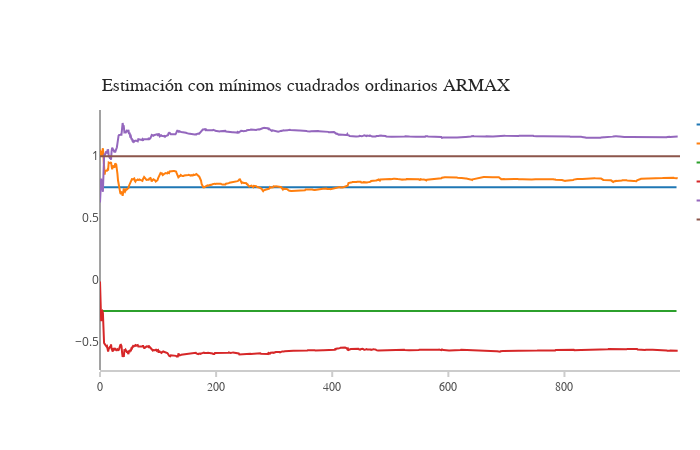

Notebook code for this chart:
### Code cell
trace = go.Scatter(
    y = a1,
    x = np.arange(nobs),
    name = 'Parametro a1')

trace1 = go.Scatter(
    y = c3,
    x = np.arange(nobs),
    name = 'Estimacion a1')

trace2 = go.Scatter(
    y = a2,
    x = np.arange(nobs),
    name = 'Parametro a2')

trace3 = go.Scatter(
    y = c2,
    x = np.arange(nobs),
    name = 'Estimacion a2')

trace4 = go.Scatter(
    y = c1,
    x = np.arange(nobs),
    name = 'Estimación b')

trace5 = go.Scatter(
    y = [1 for _ in range(nobs)],
    x = np.arange(nobs),
    name = 'Parámetro b')


layout = go.Layout(
    xaxis=dict(
        showline=True,
        showgrid=False,
        showticklabels=True,
        linecolor='rgb(204, 204, 204)',
        linewidth=2,
        ticks='outside',
        tickcolor='rgb(204, 204, 204)',
        tickwidth=2,
        ticklen=5,
        tickfont=dict(
            family='Arial',
            size=12,
            color='rgb(82, 82, 82)',
        ),
    ),
    yaxis=dict(
        showgrid=False,
        zeroline=False,
        showline=False,
        showticklabels=True,
    ),
    autosize=False,
    margin=dict(
        autoexpand=False,
        l=100,
        r=20,
        t=110,
    )
)

annotations = []
annotations.append(dict(xref='paper', yref='paper', x=0.0, y=1.05,
                              xanchor='left', yanchor='bottom',
                              text='Estimación con mínimos cuadrados ordinarios ARMAX',
                              font=dict(family='Arial',
                                        size=18,
                                        color='rgb(37,37,37)'),
                              showarrow=False))

layout['annotations'] = annotations

layout['annotations'] = annotations
traces = [trace, trace1, trace2, trace3, trace4, trace5]

fig = go.Figure(data=traces, layout=layout)
py.iplot(fig,filename='ARMAXx')

### Figure 1 — Plotly figure (JSON) as saved in the notebook; plotly's stock layout.template omitted (floating-point values rounded to 4 significant figures; data arrays with more than 128 entries replaced by an {"elided": "..."} marker saying what was removed)
{"data": [{"name": "Parametro a1", "type": "scatter", "x": {"elided": "1000 int values"}, "y": {"elided": "994 float values"}}, {"name": "Estimacion a1", "type": "scatter", "x": {"elided": "1000 int values"}, "y": {"elided": "996 float values"}}, {"name": "Parametro a2", "type": "scatter", "x": {"elided": "1000 int values"}, "y": {"elided": "994 float values"}}, {"name": "Estimacion a2", "type": "scatter", "x": {"elided": "1000 int values"}, "y": {"elided": "996 float values"}}, {"name": "Estimación b", "type": "scatter", "x": {"elided": "1000 int values"}, "y": {"elided": "996 float values"}}, {"name": "Parámetro b", "type": "scatter", "x": {"elided": "1000 int values"}, "y": {"elided": "1000 int values"}}], "layout": {"annotations": [{"font": {"color": "rgb(37,37,37)", "family": "Arial", "size": 18}, "showarrow": false, "text": "Estimación con mínimos cuadrados ordinarios ARMAX", "x": 0, "xanchor": "left", "xref": "paper", "y": 1.05, "yanchor": "bottom", "yref": "paper"}], "autosize": false, "height": 450, "margin": {"autoexpand": false, "l": 100, "r": 20, "t": 110}, "width": 700, "xaxis": {"autorange": true, "linecolor": "rgb(204, 204, 204)", "linewidth": 2, "range": [0, 999], "showgrid": false, "showline": true, "showticklabels": true, "tickcolor": "rgb(204, 204, 204)", "tickfont": {"color": "rgb(82, 82, 82)", "family": "Arial", "size": 12}, "ticklen": 5, "ticks": "outside", "tickwidth": 2, "type": "linear"}, "yaxis": {"autorange": true, "range": [-0.7252, 1.373], "showgrid": false, "showline": false, "showticklabels": true, "type": "linear", "zeroline": false}}}
